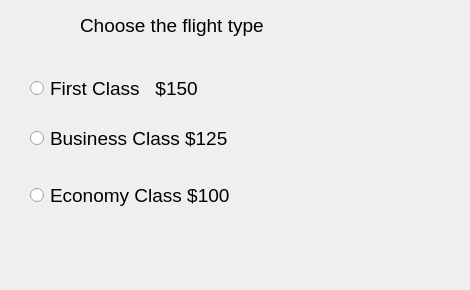
<?xml version="1.0" encoding="UTF-8"?>
<ui version="4.0">
 <class>Dialog</class>
 <widget class="QDialog" name="Dialog">
  <property name="geometry">
   <rect>
    <x>0</x>
    <y>0</y>
    <width>470</width>
    <height>290</height>
   </rect>
  </property>
  <property name="windowTitle">
   <string>Dialog</string>
  </property>
  <widget class="QRadioButton" name="radioButtonBusinessClass">
   <property name="geometry">
    <rect>
     <x>30</x>
     <y>130</y>
     <width>251</width>
     <height>17</height>
    </rect>
   </property>
   <property name="font">
    <font>
     <pointsize>14</pointsize>
    </font>
   </property>
   <property name="text">
    <string>Business Class $125</string>
   </property>
  </widget>
  <widget class="QRadioButton" name="radioButtonEconomyClass">
   <property name="geometry">
    <rect>
     <x>30</x>
     <y>180</y>
     <width>221</width>
     <height>31</height>
    </rect>
   </property>
   <property name="font">
    <font>
     <pointsize>14</pointsize>
    </font>
   </property>
   <property name="text">
    <string>Economy Class $100</string>
   </property>
  </widget>
  <widget class="QRadioButton" name="radioButtonFirstClass">
   <property name="geometry">
    <rect>
     <x>30</x>
     <y>80</y>
     <width>201</width>
     <height>17</height>
    </rect>
   </property>
   <property name="font">
    <font>
     <pointsize>14</pointsize>
    </font>
   </property>
   <property name="text">
    <string>First Class   $150</string>
   </property>
  </widget>
  <widget class="QLabel" name="label">
   <property name="geometry">
    <rect>
     <x>80</x>
     <y>10</y>
     <width>261</width>
     <height>31</height>
    </rect>
   </property>
   <property name="font">
    <font>
     <pointsize>14</pointsize>
    </font>
   </property>
   <property name="text">
    <string>Choose the flight type</string>
   </property>
  </widget>
  <widget class="QLabel" name="labelFare">
   <property name="geometry">
    <rect>
     <x>40</x>
     <y>245</y>
     <width>391</width>
     <height>21</height>
    </rect>
   </property>
   <property name="font">
    <font>
     <pointsize>14</pointsize>
    </font>
   </property>
   <property name="text">
    <string/>
   </property>
  </widget>
 </widget>
 <resources/>
 <connections/>
</ui>
